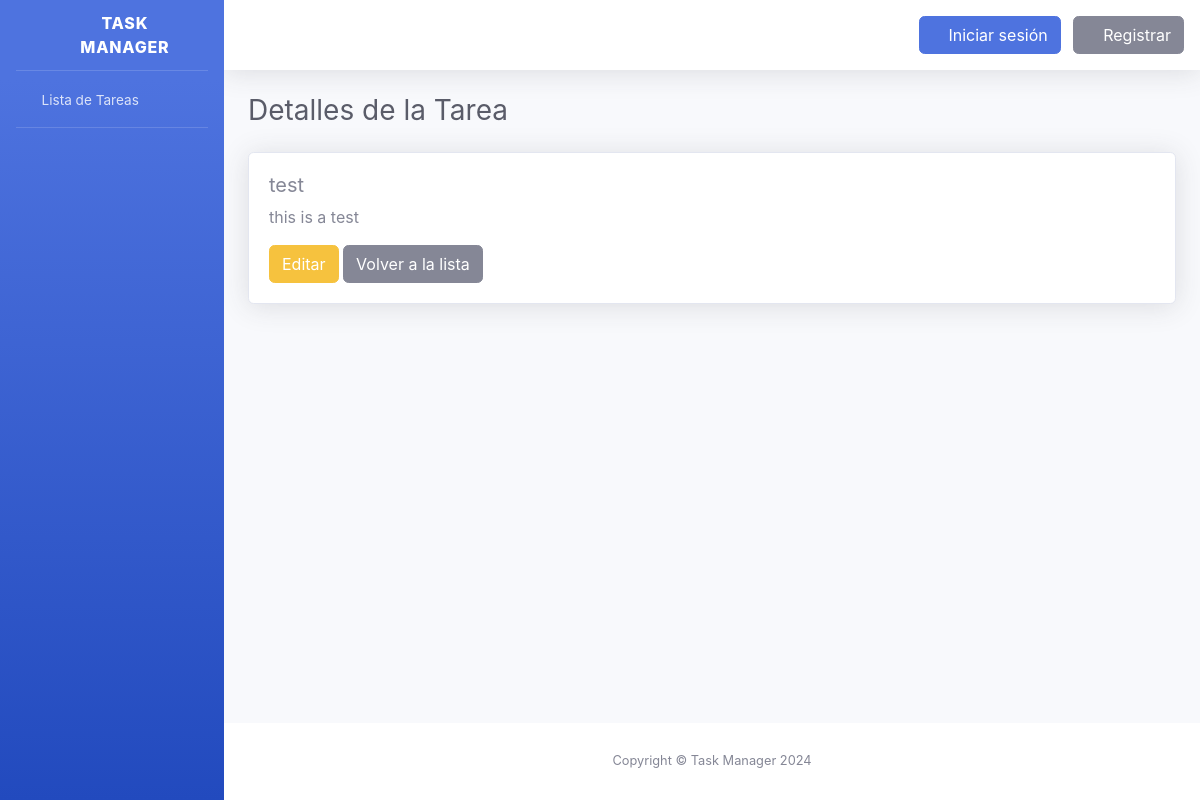
Before: /task/1/ with the older database file.
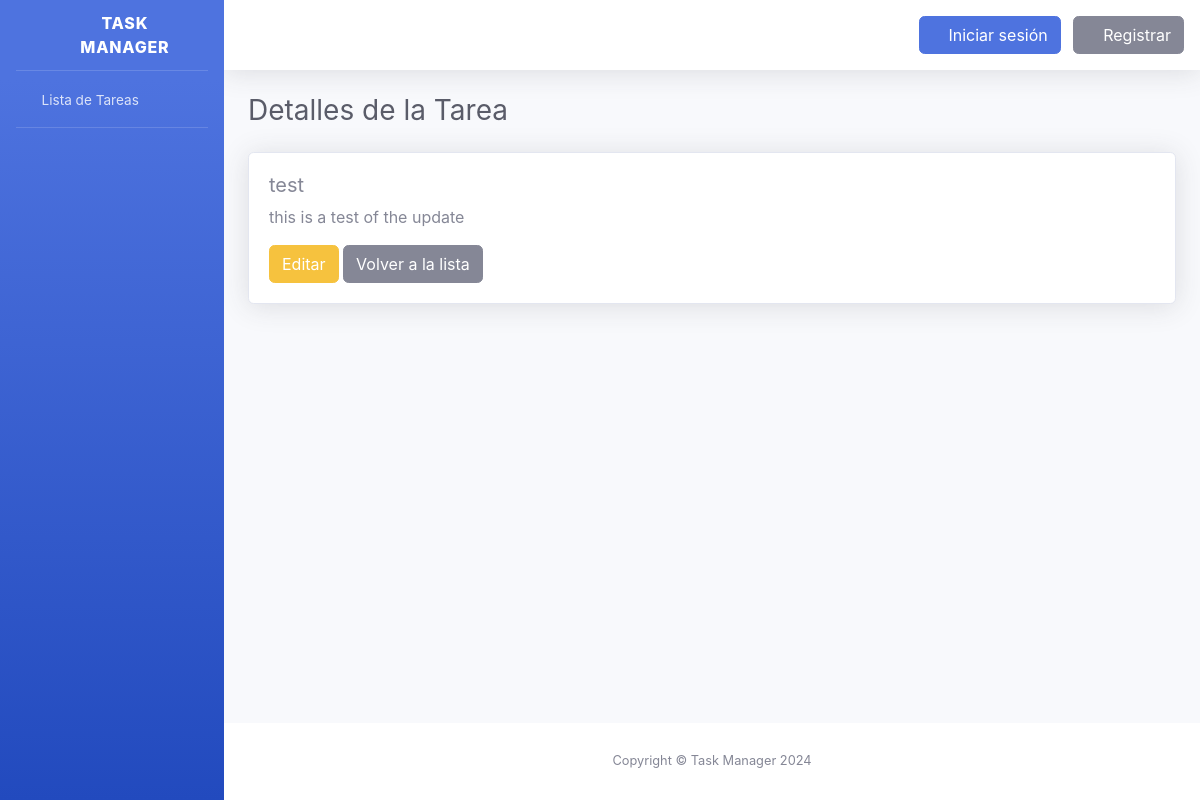
After: the same page with the newer database file.
### tasks/models.py (models this page shows, shortened)
class Task(models.Model):
    title = models.CharField(max_length=255)
    description = models.TextField()
    completed = models.BooleanField(default=False)
    created_at = models.DateTimeField(auto_now_add=True)
    updated_at = models.DateTimeField(auto_now=True)

### tasks/views.py (the view)
# urls.py: path('task/<int:pk>/', views.task_detail, name='task_detail'),
def task_detail(request, pk):
    task = get_object_or_404(Task, pk=pk)
    return render(request, 'tasks/task_detail.html', {'task': task})

### tasks/templates/tasks/task_detail.html (shortened to what this page needs)
{% extends 'base.html' %}
{% block content %}
<h1 class="h3 mb-4 text-gray-800">Detalles de la Tarea</h1>
<div class="card shadow mb-4">
    <div class="card-body">
        <h5>{{ task.title }}</h5>
        <p>{{ task.description }}</p>
        <a href="{% url 'task_edit' task.pk %}" class="btn btn-warning">Editar</a>
        <a href="{% url 'task_list' %}" class="btn btn-secondary">Volver a la lista</a>
    </div>
</div>
{% endblock %}

Changed rows visible on the page:
changed Task "test": description "this is a test" → "this is a test of the update"
